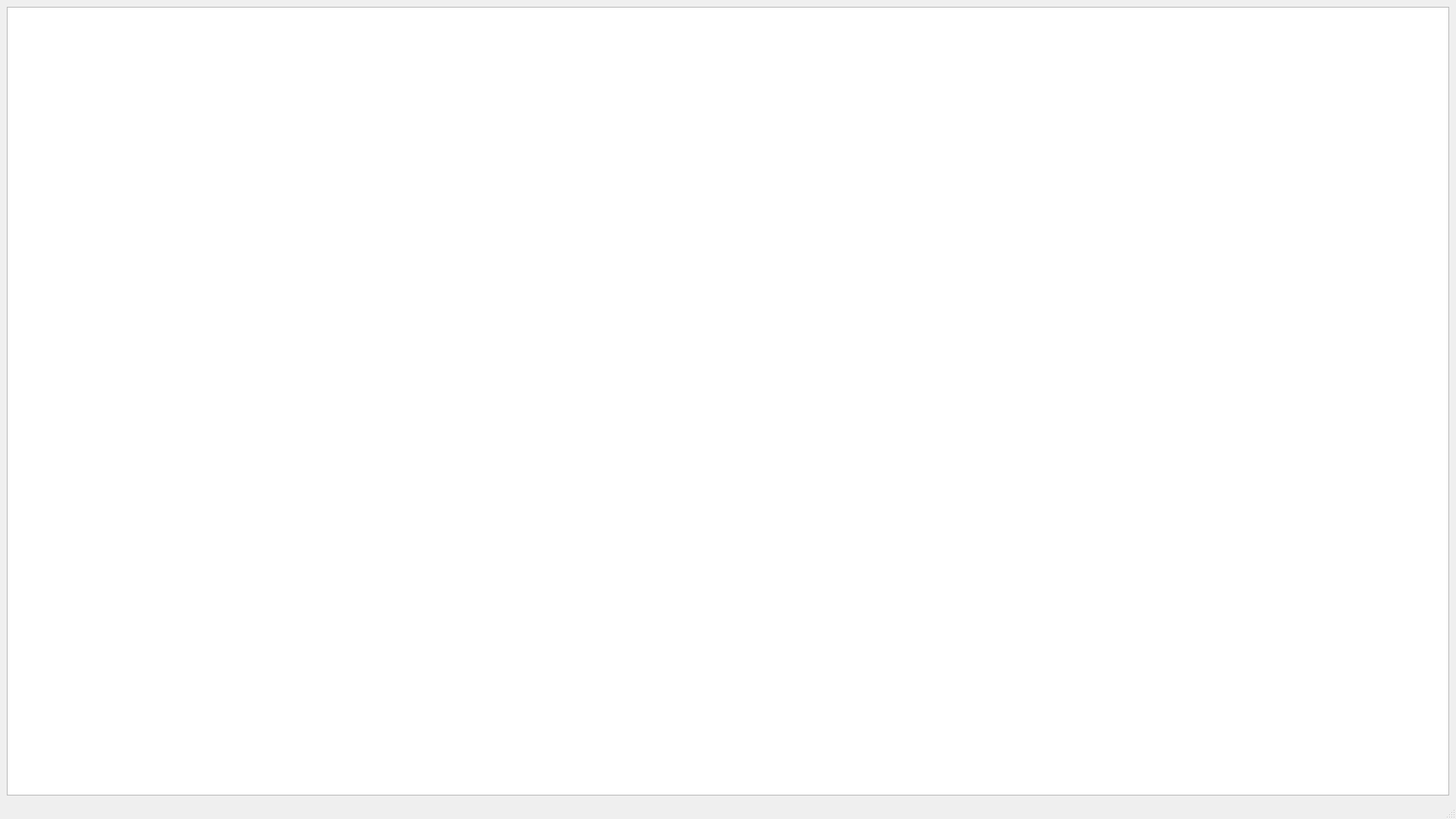
<?xml version="1.0" encoding="UTF-8"?>
<ui version="4.0">
 <class>MainWindow</class>
 <widget class="QMainWindow" name="MainWindow">
  <property name="geometry">
   <rect>
    <x>0</x>
    <y>0</y>
    <width>1920</width>
    <height>1080</height>
   </rect>
  </property>
  <property name="sizePolicy">
   <sizepolicy hsizetype="Maximum" vsizetype="Maximum">
    <horstretch>0</horstretch>
    <verstretch>0</verstretch>
   </sizepolicy>
  </property>
  <property name="windowTitle">
   <string>MainWindow</string>
  </property>
  <widget class="QWidget" name="centralwidget">
   <layout class="QHBoxLayout" name="horizontalLayout">
    <item>
     <widget class="QGraphicsView" name="graphicsView">
      <property name="sizePolicy">
       <sizepolicy hsizetype="Preferred" vsizetype="Preferred">
        <horstretch>0</horstretch>
        <verstretch>0</verstretch>
       </sizepolicy>
      </property>
     </widget>
    </item>
   </layout>
  </widget>
  <widget class="QStatusBar" name="statusbar"/>
 </widget>
 <resources/>
 <connections/>
</ui>
